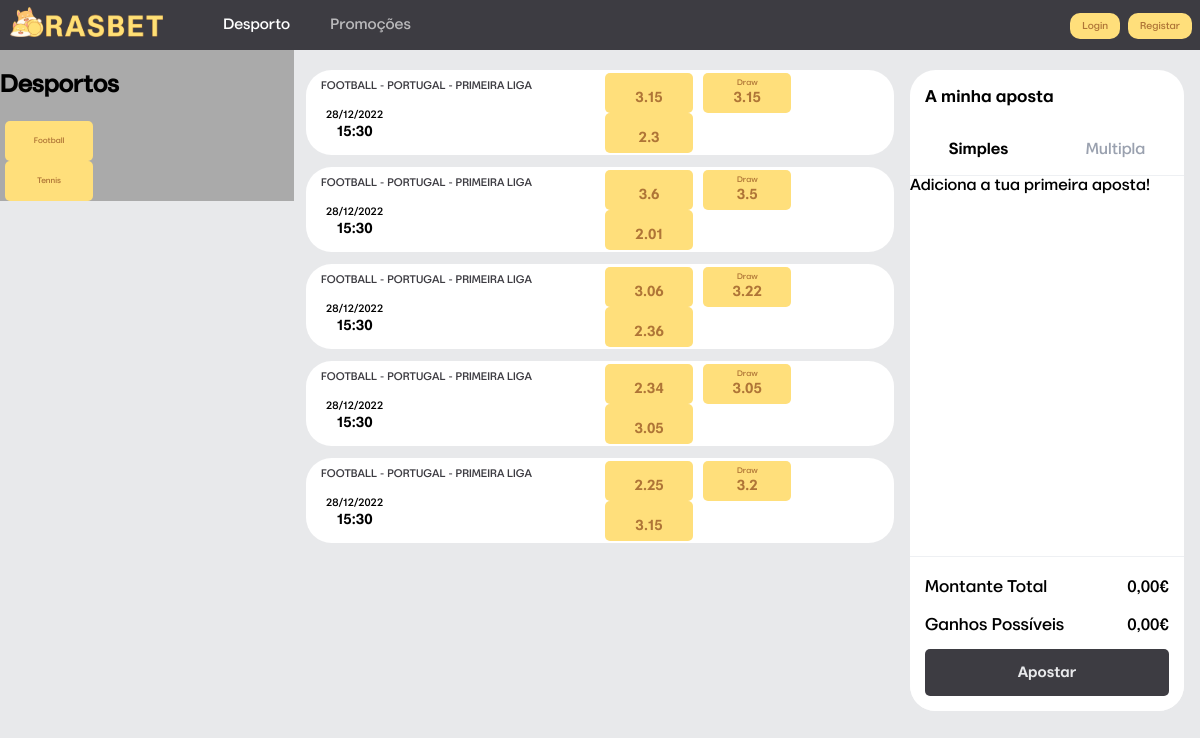
The app's page /, older data.
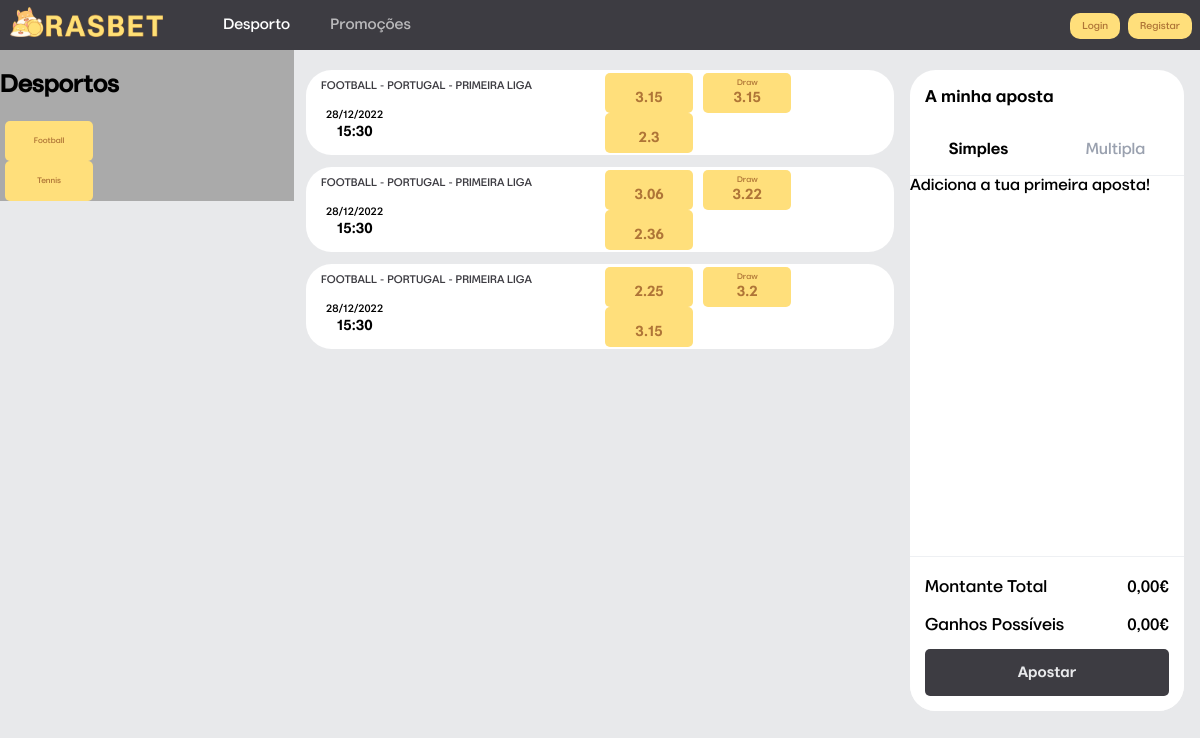
The same page, newer data.
### game/models.py (models this page shows, shortened)
class Sport(models.Model):
    sport = models.CharField(primary_key=True,max_length=50,null=False)
    has_draw = models.BooleanField()
    is_team_sport = models.BooleanField()
    def __str__(self):
        return self.sport

class Game(models.Model):
    game_id = models.AutoField(primary_key=True)
    sport = models.ForeignKey(Sport, on_delete=models.CASCADE)
    country = models.ForeignKey(Country, on_delete=models.CASCADE)
    competition = models.ForeignKey(Competition, on_delete=models.CASCADE)
    state = models.ForeignKey(State, on_delete=models.CASCADE)
    home = models.ForeignKey(Participant, on_delete=models.CASCADE,related_name='home')
    away = models.ForeignKey(Participant, on_delete=models.CASCADE,related_name='away')
    home_score = models.IntegerField(default=0)
    away_score = models.IntegerField(default=0)
    datetime = models.DateTimeField()

class Country(models.Model):
    country = models.CharField(primary_key=True,max_length=50,null=False)
    def __str__(self):
        return self.country

class Competition(models.Model):
    competition = models.CharField(primary_key=True,max_length=50,null=False)
    country = models.ForeignKey(Country, on_delete=models.CASCADE)
    sport = models.ForeignKey(Sport, on_delete=models.CASCADE)
    def __str__(self):
        return self.competition

class Odd(models.Model):
    game = models.ForeignKey(Game, on_delete=models.CASCADE)
    odd_type = models.ForeignKey(Odd_type, on_delete=models.CASCADE)
    odd = models.FloatField()
    happened = models.BooleanField(default=False)

### main/views.py (the view)
# urls.py: 2. Add a URL to urlpatterns:  path('', views.home, name='home')
def home(request):
    cookie = request.COOKIES.get("session")
    games = Game.objects.all().values()
    main_listing = []
    for g in games:
        details = open_game_details(g)
        if details!={}:
            main_listing.append(details)
    sports_listing = sports_list()
    context = {
                    "logged" : False,
                    "games_info" : main_listing,
                    "sports_info" : sports_listing,
                }
    response = render(request, 'index.html',context)
    try:
        if cookie:
            session = Session.objects.get(session_id=cookie)
            context = {
                    "logged" : True,
                    "id" : session.user_in_session.userID,
                    "fname" : session.user_in_session.first_name,
                    "balance" : session.user_in_session.balance,
                    "games_info" : main_listing,
                    "sports_info" : sports_listing,
            }
            response = render(request, 'index.html',context)
            if Specialist.is_specialist(session.user_in_session.userID):
                on_hold = State.objects.get(state="on_hold")
                open = State.objects.get(state="open")
                games_onhold = Game.objects.filter(state=on_hold).values()
                games_open = Game.objects.filter(state=open).values()
                open_listing = []
                onhold_listing = []
                for g in games_open:
                    open_listing.append(game_details(g))
                for g in games_onhold:
                    onhold_listing.append(game_details(g))
                context = {
                    "logged" : True,
                    "specialist" : True,
                    "id" : session.user_in_session.userID,
                    "fname" : session.user_in_session.first_name,
                    "games_open" : open_listing,
                    "games_onhold" : onhold_listing,
                    "sports_info" : sports_listing,
                }
                response = render(request, 'specialist.html',context)
    except Exception as e:
        print(e)
        if cookie:
            context = {
                    "logged" : False,
                    "games_info" : main_listing,
                    "sports_info" : sports_listing,
                }
            response = render(request, 'index.html',context)
            response.delete_cookie('session')
    return response

### game/models.py (called while the page is built)
def sports_list():
    sports = Sport.objects.all().values()
    sports_listing = []
    for sport in sports:
      sports_listing.append(sport['sport'])
    return sports_listing

    def __str__(self):
        return self.state

    def str(self):
        return self.state

    def __str__(self):
        return self.type

### main/templates/index.html (shortened to what this page needs)
{% load static %}
<!DOCTYPE html>
<html>
<head>
<link rel="stylesheet" type="text/css" href="{% static 'fonts.css' %}"/>
<link rel="stylesheet" type="text/css" href="{% static 'header.css' %}"/>
<link rel="stylesheet" type="text/css" href="{% static 'display.css' %}"/>
<link rel="stylesheet" type="text/css" href="{% static 'games-list.css' %}"/>
<link rel="stylesheet" type="text/css" href="{% static 'boletim.css' %}"/>
<link rel="stylesheet" type="text/css" href="{% static 'scrollbar.css' %}"/>
</head>
<body>
  {% if logged %}
  <div class="header">
    <div class="header-left">
      <a href="/" ><div class="tab"><img src="{% static 'logo.png' %}" alt="Rasbet Logo"></div></a>
      <div class="tab"><a href="/accounts/profile">{{ fname }}</a></div>
      <a href="/accounts/balance">Balance: {{ balance }}€</a>
      <a href="/accounts/history_bets">Apostas</a>
      <div class="tab"><a href="/accounts/promotions">Promoções</a></div>
    </div>
    <div class="header-right">
      <div class="tab"><a href="/accounts/logout">Logout</a></div>
    </div>
  </div>
  {% else %}
  <div class="header">
    <div class="header-left">
      <div class="tab"><img src="{% static 'logo.png' %}" alt="Rasbet Logo"></div>
      <div class="tab"><a class="active" href="/game/sports_page">Desporto</a></div>
      <div class="tab"><a href="/accounts/promotions">Promoções</a></div>
    </div>
    <div class="header-right">
      <div class="tab"><a href="/accounts/login">Login</a></div>
      <div class="tab"><a href="/accounts/signup">Registar</a></div>
    </div>
  </div>
  {% endif %}
  <div class="display">
    <div class="display-left" style="background-color:#aaa;">
      <h2>Desportos</h2>
      <form method='get' action="/game/sport">
        {% for s in sports_info %}
          <div class="column odds">
            <div class="column odd">
                <button name="sport" type="submit" value="{{s}}" data-checked="false" >{{s}}</button>
            </div>
          </div>
        {% endfor %}
      </form>
    </div>
    <div class="display-center">
      {% for g in games_info%}
      <div class="card-event">
        <div class="event">
          <div class="event_path">
            <p><span>{{g.sport}} - {{g.country}} - {{g.competition}}<span></p>
          </div>
          <div class="event_info">
            <div class="event_date">
              <div class="datetime">
                <div class="date">
                  {{g.game.datetime|date:"d/m/Y"}}
                </div>
                <div class="hour">
                  {{g.game.datetime|date:"H:i"}}
                </div>
              </div>
            </div>
          </div>
        </div>
        <div class="market_odds">
          <div class="odds">
            <div class="odd">
              <button id="{{g.game.game_id}};home" data-checked="false" data-home="{{g.game.home}}" data-away="{{g.game.away}}" data-bet="{{g.game.home}}" data-odd="{{g.home_odd}}" onclick="button_handler(this);" >{{g.game.home}}<br><span>{{g.home_odd}}</span></button>
            </div>
            <div class="odd">
              <button id="{{g.game.game_id}};draw" data-checked="false" data-home="{{g.game.home}}" data-away="{{g.game.away}}" data-bet="Draw" data-odd="{{g.draw_odd}}" onclick="button_handler(this);" >Draw<br><span>{{g.draw_odd}}</span></button>
            </div>
            <div class="odd">
              <button id="{{g.game.game_id}};away" data-checked="false" data-home="{{g.game.home}}" data-away="{{g.game.away}}" data-bet="{{g.game.away}}" data-odd="{{g.away_odd}}" onclick="button_handler(this);">{{g.game.away}}<br><span>{{g.away_odd}}</span></button>
            </div>
          </div>
        </div>
      </div>
      {% endfor %}
    </div>
    <div class="display-right">
      <div class="boletimWrapper">
          <div class="boletim">
            <div class="boletimHeader">
              <div class="title">
                <p>A minha aposta</p>
              </div>
              <div class="tabs">
                <div class="tab">
                  <button id="simplebtt" class="checked" onclick="slip_handler('simple')">Simples</button>
                </div>
                <div class="tab">
                  <button id="multibtt" class="unchecked" onclick="slip_handler('multiple')">Multipla</button>
                </div>
              </div>
            </div>
            <div id="slipbody" class="boletimContent slip"><div id="slipbodyMsg">Adiciona a tua primeira aposta!</div></div>
            <div class="boletimFooter">
              <div class="boletimRow">
                <div id="rowCimaNome" class="boletimRowItem start"><span>Montante Total</span></div>
                <div id="rowCimaValor" class="boletimRowItem end"><span>0,00€</span></div>
              </div>
              <div class="boletimRow">
                <div id="rowBaixoNome" class="boletimRowItem start"><span>Ganhos Possíveis</span></div>
                <div id="valorGanhos" class="boletimRowItem end"><span>0,00€<span></div>
              </div>
              <div class="boletimRowItem">
                <div>
                  <input class="buttonApostar" type="submit" value="Apostar" onclick="post_slip()"> </input>
                </div>
              </div>
            </div>
          </div>
      </div>
    </div>
  </div>
 </body>
 </html>

### main/static/header.css (style rules this page uses)
.header { top: 0; left: 0; right: 0; width: 100%; height: 50px; overflow: hidden; background-color: #3d3c42; position: sticky; z-index: 99; }
.header-left { width: 50%; float: left; height: 100%; flex-wrap: wrap; display: flex; align-content: center; flex-direction: row; justify-content: flex-start; align-items: center; }
.header-right { width: 50%; float: left; height: 100%; flex-wrap: wrap; display: flex; align-content: center; flex-direction: row; justify-content: flex-end; align-items: center; }
.header-left a { background-color: transparent; color: rgba(255, 255, 255, 0.639); padding-left: 20px; padding-right: 20px; padding-top: 12px; padding-bottom: 12px; text-decoration: none; font-size: 15px; }
.header-left a.active { color: #fff }
.header-right a { background-color: #ffdf7b; color: #af7537; padding: 8px 12px; margin: 0px 8px 0px 0px; text-decoration: none; border-radius: 10px; font-size: 10px; }
.header img { height: 30px; padding: 10px; margin-right: 30px; }
.header .tab { display: inline; }

### main/static/display.css (style rules this page uses)
body { margin: 0; padding: 0; background-color: #e8e9eb; }
.display { margin-top: 50px; width: 100%; height: auto; display: flex; margin: 0 auto; }
.display-left { width: 25%; height: 100%; position: sticky; top: 50px; }
.display-right { width: 25%; height: 100%; position: sticky; top: 50px; }
.display-center { width: 50%; height: 100%; overflow: hidden; padding: 8px 12px; }

### main/static/games-list.css (style rules this page uses)
.card-event { background-color: #fff; border-radius: 1.6rem; display: block; overflow: hidden; margin: 12px 0px; width: 100%; height: 85px; }
.event { width: 50%; float: left; height: 100%; overflow: hidden; }
.event_path { padding: 5px 15px; height: 5%; text-transform: uppercase; }
.event_info { height: 95%; overflow: hidden; display: flex; flex-direction: row; align-items: center; justify-content: flex-start; flex-wrap: wrap; padding: 0px 15px; }
.event_info .event_date { float: left; padding: 0px 10px 0px 0px; }
.datetime { height: 100%; overflow: hidden; display: flex; flex-direction: column; align-items: center; }
.datetime .date { height: 60%; font-size: 11px; }
.datetime .hour { height: 40%; font-family: MarlinGeoBold; font-size: 15px; }
.event p { color: #3d3c42; margin: 0px; }
.event p span { font-family: MarlinGeoMedium; font-size: 11px; }
.market_odds { width: 50%; float: left; height: 100%; flex-wrap: wrap; display: flex; align-content: center; flex-direction: row; justify-content: flex-end; align-items: center; }
.odds { display: block; overflow: hidden; width: 100%; }
.odd { width: 30%; float: left; height: 100%; flex-wrap: wrap; display: flex; align-content: center; flex-direction: row; justify-content: flex-start; align-items: center; margin: 0px 5px; }
.odd button { color: #af7537; background-color: #ffdf7b; border: none; border-radius: 5px; font-family: MarlinGeoMedium; font-size: 8px; height: 40px; width: 100px; padding: 2px 0px; cursor: pointer; }
.odd button span { font-family: MarlinGeoBold; font-size: 15px; }

### main/static/boletim.css (style rules this page uses)
.boletimWrapper { padding: 20px 16px 20px 4px; }
.boletim { display: flex; flex-direction: column; background: #fff; height: 100%; border-radius: 1.6rem; overflow: hidden; }
.boletimHeader { border-bottom: 0.1rem solid #eef0f3; }
.boletimHeader .title { font-size: 17px; padding: 0px 15px; font-family: 'MarlinGeoBold'; }
.boletimHeader .tabs { width: 100%; height: auto; display: flex; margin: 0 auto; }
.boletimHeader .tab { width: 50%; height: auto; }
.tab button { display: block; width: 100%; border: none; background-color: #fff; padding: 14px 28px; font-size: 16px; cursor: pointer; text-align: center; }
.tab .checked { color: #000; font-family: "MarlinGeoBold"; }
.tab .unchecked { color: #9aa1af; font-family: "MarlinGeoMedium"; }
.boletimContent { flex-grow: 1; display: flex; flex-direction: column; border-bottom: 0.1rem solid #eef0f3; overflow-y: auto; height: 380px; }
.boletimFooter { display: flex; justify-content: space-between; flex-shrink: 0; background-color: #fff; align-items: inherit; padding: 15px; flex-direction: column; z-index: 1; }
.boletimFooter .boletimRow { display: flex; justify-content: space-between; align-items: center; margin-bottom: 0.4rem; width: 100%; color: #000; font-size: 17px; line-height: 2rem; font-weight: 500; }
.buttonApostar { display: block; width: 100%; border: none; background-color: #3d3c42; color: #e8e9eb; padding: 14px 28px; font-size: 16px; cursor: pointer; text-align: center; border-radius: 5px; font-size: 15px; font-family: MarlinGeoBold; }

Row changes from the older to the newer data that the page shows:
no longer on this page (row edited): Game: sport "FOOTBALL", country "PORTUGAL", competition "PRIMEIRA LIGA", game.datetime "28/12/2022", game.datetime "15:30", home_odd "3.6", draw_odd "3.5", away_odd "2.01"
no longer on this page (row edited): Game: sport "FOOTBALL", country "PORTUGAL", competition "PRIMEIRA LIGA", game.datetime "28/12/2022", game.datetime "15:30", home_odd "2.34", draw_odd "3.05", away_odd "3.05"
